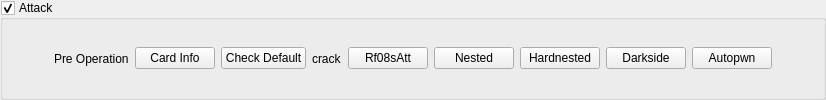
         <widget class="QGroupBox" name="MF_attackGroupBox">
          <property name="title">
           <string>Attack</string>
          </property>
          <property name="checkable">
           <bool>true</bool>
          </property>
          <layout class="QHBoxLayout" name="horizontalLayout_5">
           <property name="topMargin">
            <number>5</number>
           </property>
           <property name="bottomMargin">
            <number>5</number>
           </property>
           <item>
            <spacer name="horizontalSpacer">
             <property name="orientation">
              <enum>Qt::Orientation::Horizontal</enum>
             </property>
             <property name="sizeHint" stdset="0">
              <size>
               <width>40</width>
               <height>20</height>
              </size>
             </property>
            </spacer>
           </item>
           <item>
            <widget class="QLabel" name="label_79">
             <property name="minimumSize">
              <size>
               <width>30</width>
               <height>26</height>
              </size>
             </property>
             <property name="maximumSize">
              <size>
               <width>85</width>
               <height>16777215</height>
              </size>
             </property>
             <property name="text">
              <string>Pre Operation</string>
             </property>
            </widget>
           </item>
           <item>
            <widget class="QPushButton" name="MF_Attack_infoButton">
             <property name="minimumSize">
              <size>
               <width>40</width>
               <height>0</height>
              </size>
             </property>
             <property name="text">
              <string>Card Info</string>
             </property>
            </widget>
           </item>
           <item>
            <widget class="QPushButton" name="MF_Attack_chkButton">
             <property name="sizePolicy">
              <sizepolicy hsizetype="Minimum" vsizetype="Fixed">
               <horstretch>0</horstretch>
               <verstretch>0</verstretch>
              </sizepolicy>
             </property>
             <property name="text">
              <string>Check Default</string>
             </property>
            </widget>
           </item>
           <item>
            <widget class="QLabel" name="label_80">
             <property name="minimumSize">
              <size>
               <width>30</width>
               <height>26</height>
              </size>
             </property>
             <property name="maximumSize">
              <size>
               <width>85</width>
               <height>16777215</height>
              </size>
             </property>
             <property name="text">
              <string>crack</string>
             </property>
            </widget>
           </item>
           <item>
            <widget class="QPushButton" name="MF_Attack_rf08sButton">
             <property name="text">
              <string>Rf08sAtt</string>
             </property>
            </widget>
           </item>
           <item>
            <widget class="QPushButton" name="MF_Attack_nestedButton">
             <property name="minimumSize">
              <size>
               <width>40</width>
               <height>0</height>
              </size>
             </property>
             <property name="text">
              <string>Nested</string>
             </property>
            </widget>
           </item>
           <item>
            <widget class="QPushButton" name="MF_Attack_hardnestedButton">
             <property name="minimumSize">
              <size>
               <width>40</width>
               <height>0</height>
              </size>
             </property>
             <property name="text">
              <string>Hardnested</string>
             </property>
            </widget>
           </item>
           <item>
            <widget class="QPushButton" name="MF_Attack_darksideButton">
             <property name="minimumSize">
              <size>
               <width>40</width>
               <height>0</height>
              </size>
             </property>
             <property name="text">
              <string>Darkside</string>
             </property>
            </widget>
           </item>
           <item>
            <widget class="QPushButton" name="MF_Attack_autopwnButton">
             <property name="text">
              <string>Autopwn</string>
             </property>
            </widget>
           </item>
           <item>
            <spacer name="horizontalSpacer_2">
             <property name="orientation">
              <enum>Qt::Orientation::Horizontal</enum>
             </property>
             <property name="sizeHint" stdset="0">
              <size>
               <width>40</width>
               <height>20</height>
              </size>
             </property>
            </spacer>
           </item>
          </layout>
         </widget>
